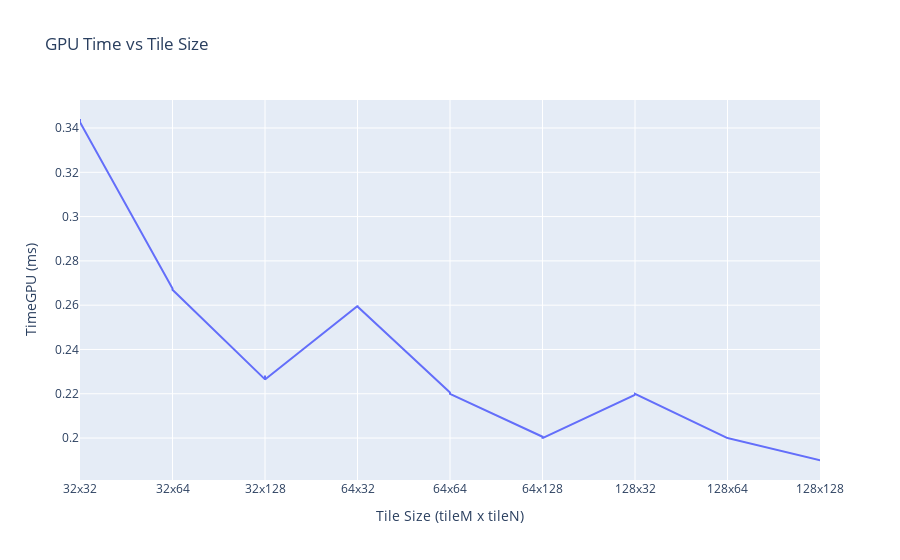
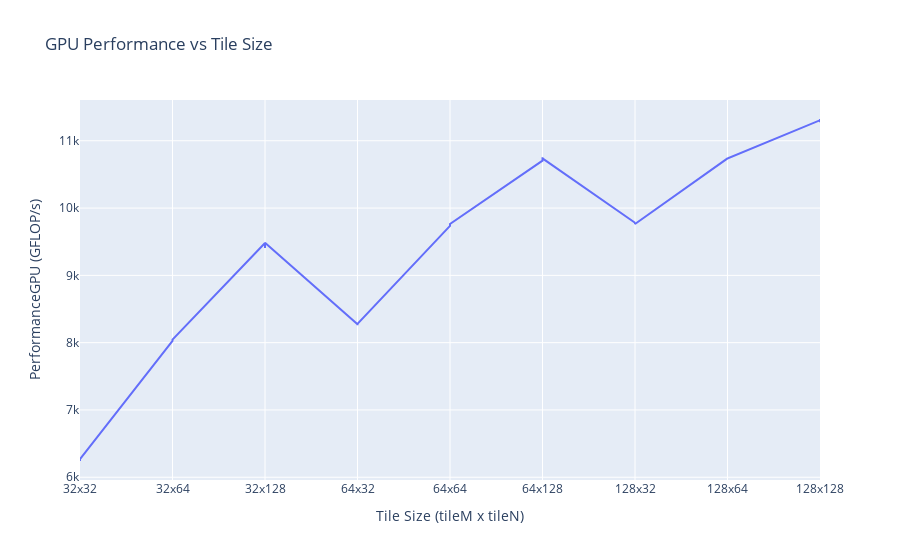

Notebook code for these charts, in order:
### Code cell
import pandas as pd
import plotly.express as px

# Load the fixed matrix size CSV file into a DataFrame
df = pd.read_csv('gemmTileBatchTestsFixedMNK.csv')

# Create a new column 'Tile Size' by combining tileM and tileN
df['Tile Size'] = df['tileM'].astype(str) + 'x' + df['tileN'].astype(str)

# Plot 1: TimeGPU vs Tile Size
fig1 = px.line(df, x='Tile Size', y='TimeGPU(ms)',
               title='GPU Time vs Tile Size',
               labels={'Tile Size': 'Tile Size (tileM x tileN)', 'TimeGPU(ms)': 'TimeGPU (ms)'})
fig1.show()

# Plot 2: PerformanceGPU vs Tile Size
fig2 = px.line(df, x='Tile Size', y='PerformanceGPU(GFLOP/s)',
               title='GPU Performance vs Tile Size',
               labels={'Tile Size': 'Tile Size (tileM x tileN)', 'PerformanceGPU(GFLOP/s)': 'PerformanceGPU (GFLOP/s)'})
fig2.show()

### Figure 1 — Plotly figure (JSON) as saved in the notebook; plotly's stock layout.template omitted (floating-point values rounded to 4 significant figures)
{"data": [{"hovertemplate": "Tile Size (tileM x tileN)=%{x}<br>TimeGPU (ms)=%{y}<extra></extra>", "legendgroup": "", "line": {"color": "#636efa", "dash": "solid"}, "marker": {"symbol": "circle"}, "mode": "lines", "name": "", "orientation": "v", "showlegend": false, "type": "scatter", "x": ["32x32", "32x32", "32x32", "32x64", "32x64", "32x64", "32x128", "32x128", "32x128", "64x32", "64x32", "64x32", "64x64", "64x64", "64x64", "64x128", "64x128", "64x128", "128x32", "128x32", "128x32", "128x64", "128x64", "128x64", "128x128", "128x128", "128x128"], "xaxis": "x", "y": [0.3437, 0.3441, 0.3426, 0.2676, 0.267, 0.267, 0.2265, 0.2283, 0.2264, 0.2596, 0.26, 0.2594, 0.2206, 0.2208, 0.22, 0.2006, 0.1997, 0.2, 0.2195, 0.2194, 0.22, 0.2, 0.1998, 0.2, 0.19, 0.1905, 0.1896], "yaxis": "y"}], "layout": {"legend": {"tracegroupgap": 0}, "title": {"text": "GPU Time vs Tile Size"}, "xaxis": {"anchor": "y", "domain": [0, 1], "title": {"text": "Tile Size (tileM x tileN)"}}, "yaxis": {"anchor": "x", "domain": [0, 1], "title": {"text": "TimeGPU (ms)"}}}}

### Figure 2 — Plotly figure (JSON) as saved in the notebook; plotly's stock layout.template omitted (floating-point values rounded to 4 significant figures)
{"data": [{"hovertemplate": "Tile Size (tileM x tileN)=%{x}<br>PerformanceGPU (GFLOP/s)=%{y}<extra></extra>", "legendgroup": "", "line": {"color": "#636efa", "dash": "solid"}, "marker": {"symbol": "circle"}, "mode": "lines", "name": "", "orientation": "v", "showlegend": false, "type": "scatter", "x": ["32x32", "32x32", "32x32", "32x64", "32x64", "32x64", "32x128", "32x128", "32x128", "64x32", "64x32", "64x32", "64x64", "64x64", "64x64", "64x128", "64x128", "64x128", "128x32", "128x32", "128x32", "128x64", "128x64", "128x64", "128x128", "128x128", "128x128"], "xaxis": "x", "y": [6249.0, 6242.0, 6268.0, 8026.0, 8044.0, 8044.0, 9481.0, 9408.0, 9485.0, 8273.0, 8260.0, 8279.0, 9736.0, 9727.0, 9763.0, 10710.0, 10750.0, 10740.0, 9781.0, 9786.0, 9763.0, 10740.0, 10750.0, 10740.0, 11310.0, 11275, 11320.0], "yaxis": "y"}], "layout": {"legend": {"tracegroupgap": 0}, "title": {"text": "GPU Performance vs Tile Size"}, "xaxis": {"anchor": "y", "domain": [0, 1], "title": {"text": "Tile Size (tileM x tileN)"}}, "yaxis": {"anchor": "x", "domain": [0, 1], "title": {"text": "PerformanceGPU (GFLOP/s)"}}}}
